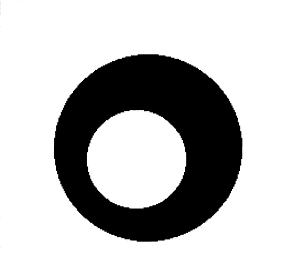
#> input picture src/01.png, 281 x 280 px, given in place of 01.jpg, which was not available
$ python Hough2.py
#> lines starting #> are read from the running program, lines starting #| are printed output that depends on the picture; pictures that were not available may be replaced by others from this repository, and a replacement may not be noted
#coding: utf-8
#!/usr/bin/python
# Python 2/3 compatibility


import cv2
import numpy as np
from matplotlib import pyplot as plt

bgr_img = cv2.imread('../src/01.jpg') # read as it is
#> bgr_img is the input picture: shape (280, 281, 3); min 0, max 255, mean 190

if bgr_img.shape[-1] == 3:           # color image
    b,g,r = cv2.split(bgr_img)       # get b,g,r
    rgb_img = cv2.merge([r,g,b])     # switch it to rgb
    gray_img = cv2.cvtColor(bgr_img, cv2.COLOR_BGR2GRAY)
else:
    gray_img = bgr_img

img = cv2.medianBlur(gray_img, 5)
cimg = cv2.cvtColor(img,cv2.COLOR_GRAY2BGR)

circles = cv2.HoughCircles(img,cv2.HOUGH_GRADIENT,1,20,param1=50,param2=30,minRadius=0,maxRadius=0)
#> circles = [[148.5, 147.5, 93.2], [127.5, 171.5, 64.1], [127.5, 149.5, 36.6]]

#circles = np.uint16(np.around(circles))

for i in circles[0,:]:
    # draw the outer circle
    cv2.circle(cimg,(i[0],i[1]),i[2],(0,255,0),2)
    # draw the center of the circle
    cv2.circle(cimg,(i[0],i[1]),2,(0,0,255),3)
#> this loop made 3 passes
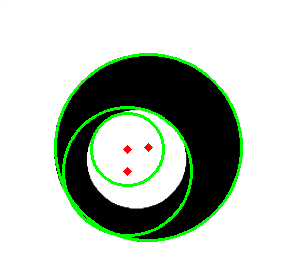
#> cimg: shape (280, 281, 3); mean B, G, R 185.9, 197, 186.3

plt.subplot(121),plt.imshow(rgb_img)
plt.title('Input Image'), plt.xticks([]), plt.yticks([])
plt.subplot(122),plt.imshow(cimg)
plt.title('Hough Transform'), plt.xticks([]), plt.yticks([])
plt.show()
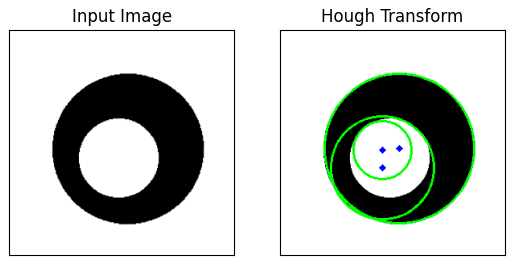
#> figure drawn by matplotlib, 2 panels; B, G, R data is drawn as R, G, B

$ run again, with src/04.png copied over src/01.png
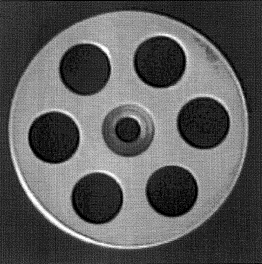
#> input picture src/04.png, 262 x 264 px, given in place of 01.jpg, which was not available
#> bgr_img is the input picture: shape (264, 262, 3); min 0, max 255, mean 91.1
#> circles = 62 rows, first 8: [127.5, 128.5, 120.2], [171.5, 190.5, 25.8], [163.5, 125.5, 85.2], [92.5, 157.5, 69.9], [177.5, 143.5, 68.7], [69.5, 180.5, 71.8], [157.5, 166.5, 72.2], [92.5, 68.5, 67.7]
#> the loop `for i in circles[0,:]:` made 62 passes
#> after the loop `for i in circles[0,:]:`:
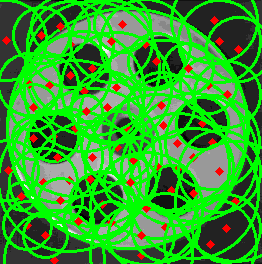
#> cimg: shape (264, 262, 3); mean B, G, R 42.5, 160.7, 50.3
#> `plt.show()`:
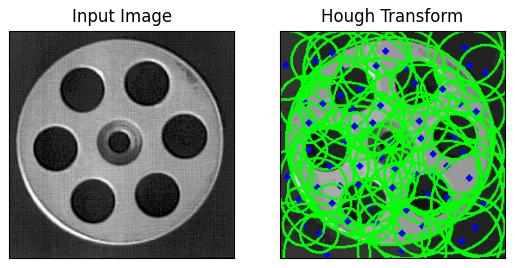
#> figure drawn by matplotlib, 2 panels; B, G, R data is drawn as R, G, B

$ run again, with src/02.jpg saved as src/01.png
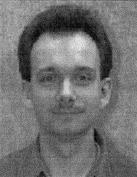
#> input picture src/02.jpg, 137 x 177 px, given in place of 01.jpg, which was not available
#> bgr_img is the input picture: shape (177, 137, 3); min 0, max 235, mean 112.7
#> circles = 14 rows, first 8: [60.5, 51.5, 43.5], [93.5, 57.5, 29.3], [51.5, 101.5, 26.6], [77.5, 149.5, 25.7], [28.5, 74.5, 29.2], [87.5, 108.5, 25.2], [68.5, 118.5, 22.4], [51.5, 29.5, 20.5]
#> the loop `for i in circles[0,:]:` made 14 passes
#> after the loop `for i in circles[0,:]:`:
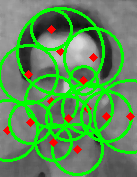
#> cimg: shape (177, 137, 3); mean B, G, R 86, 143.2, 91.5
#> `plt.show()`:
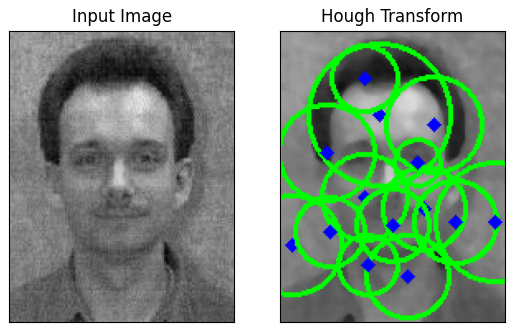
#> figure drawn by matplotlib, 2 panels; B, G, R data is drawn as R, G, B
